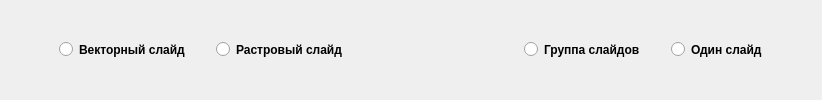
     <widget class="QFrame" name="frame">
      <property name="sizePolicy">
       <sizepolicy hsizetype="Expanding" vsizetype="Fixed">
        <horstretch>0</horstretch>
        <verstretch>0</verstretch>
       </sizepolicy>
      </property>
      <property name="baseSize">
       <size>
        <width>528</width>
        <height>0</height>
       </size>
      </property>
      <property name="layoutDirection">
       <enum>Qt::LeftToRight</enum>
      </property>
      <property name="styleSheet">
       <string notr="true">border:0px </string>
      </property>
      <property name="frameShape">
       <enum>QFrame::Box</enum>
      </property>
      <property name="frameShadow">
       <enum>QFrame::Sunken</enum>
      </property>
      <layout class="QHBoxLayout" name="horizontalLayout">
       <property name="spacing">
        <number>80</number>
       </property>
       <property name="sizeConstraint">
        <enum>QLayout::SetMaximumSize</enum>
       </property>
       <property name="leftMargin">
        <number>50</number>
       </property>
       <property name="topMargin">
        <number>6</number>
       </property>
       <property name="rightMargin">
        <number>50</number>
       </property>
       <property name="bottomMargin">
        <number>6</number>
       </property>
       <item>
        <widget class="QFrame" name="horizontalFrame">
         <layout class="QHBoxLayout" name="horizontalLayout_3">
          <property name="spacing">
           <number>30</number>
          </property>
          <item>
           <widget class="QRadioButton" name="vectorRadioButton">
            <property name="font">
             <font>
              <weight>75</weight>
              <bold>true</bold>
             </font>
            </property>
            <property name="text">
             <string>Векторный слайд</string>
            </property>
           </widget>
          </item>
          <item>
           <widget class="QRadioButton" name="rasterRadioButton">
            <property name="font">
             <font>
              <weight>75</weight>
              <bold>true</bold>
             </font>
            </property>
            <property name="text">
             <string>Растровый слайд</string>
            </property>
           </widget>
          </item>
         </layout>
        </widget>
       </item>
       <item>
        <widget class="Line" name="line">
         <property name="palette">
          <palette>
           <active>
            <colorrole role="WindowText">
             <brush brushstyle="SolidPattern">
              <color alpha="255">
               <red>255</red>
               <green>255</green>
               <blue>255</blue>
              </color>
             </brush>
            </colorrole>
            <colorrole role="Button">
             <brush brushstyle="SolidPattern">
              <color alpha="255">
               <red>0</red>
               <green>0</green>
               <blue>0</blue>
              </color>
             </brush>
            </colorrole>
            <colorrole role="Light">
             <brush brushstyle="SolidPattern">
              <color alpha="255">
               <red>0</red>
               <green>0</green>
               <blue>0</blue>
              </color>
             </brush>
            </colorrole>
            <colorrole role="Midlight">
             <brush brushstyle="SolidPattern">
              <color alpha="255">
               <red>0</red>
               <green>0</green>
               <blue>0</blue>
              </color>
             </brush>
            </colorrole>
            <colorrole role="Dark">
             <brush brushstyle="SolidPattern">
              <color alpha="255">
               <red>0</red>
               <green>0</green>
               <blue>0</blue>
              </color>
             </brush>
            </colorrole>
            <colorrole role="Mid">
             <brush brushstyle="SolidPattern">
              <color alpha="255">
               <red>0</red>
               <green>0</green>
               <blue>0</blue>
              </color>
             </brush>
            </colorrole>
            <colorrole role="Text">
             <brush brushstyle="SolidPattern">
              <color alpha="255">
               <red>255</red>
               <green>255</green>
               <blue>255</blue>
              </color>
             </brush>
            </colorrole>
            <colorrole role="BrightText">
             <brush brushstyle="SolidPattern">
              <color alpha="255">
               <red>255</red>
               <green>255</green>
               <blue>255</blue>
              </color>
             </brush>
            </colorrole>
            <colorrole role="ButtonText">
             <brush brushstyle="SolidPattern">
              <color alpha="255">
               <red>255</red>
               <green>255</green>
               <blue>255</blue>
              </color>
             </brush>
            </colorrole>
            <colorrole role="Base">
             <brush brushstyle="SolidPattern">
              <color alpha="255">
               <red>0</red>
               <green>0</green>
               <blue>0</blue>
              </color>
             </brush>
            </colorrole>
            <colorrole role="Window">
             <brush brushstyle="SolidPattern">
              <color alpha="255">
               <red>0</red>
               <green>0</green>
               <blue>0</blue>
              </color>
             </brush>
            </colorrole>
            <colorrole role="Shadow">
             <brush brushstyle="SolidPattern">
              <color alpha="255">
               <red>0</red>
               <green>0</green>
               <blue>0</blue>
              </color>
             </brush>
            </colorrole>
            <colorrole role="AlternateBase">
             <brush brushstyle="SolidPattern">
              <color alpha="255">
               <red>0</red>
               <green>0</green>
               <blue>0</blue>
              </color>
             </brush>
            </colorrole>
            <colorrole role="ToolTipBase">
             <brush brushstyle="SolidPattern">
              <color alpha="255">
               <red>255</red>
               <green>255</green>
               <blue>220</blue>
              </color>
             </brush>
            </colorrole>
            <colorrole role="ToolTipText">
             <brush brushstyle="SolidPattern">
              <color alpha="255">
               <red>0</red>
               <green>0</green>
               <blue>0</blue>
              </color>
             </brush>
            </colorrole>
           </active>
           <inactive>
            <colorrole role="WindowText">
             <brush brushstyle="SolidPattern">
              <color alpha="255">
               <red>255</red>
               <green>255</green>
               <blue>255</blue>
              </color>
             </brush>
            </colorrole>
            <colorrole role="Button">
             <brush brushstyle="SolidPattern">
              <color alpha="255">
               <red>0</red>
               <green>0</green>
               <blue>0</blue>
              </color>
             </brush>
            </colorrole>
            <colorrole role="Light">
             <brush brushstyle="SolidPattern">
              <color alpha="255">
               <red>0</red>
               <green>0</green>
               <blue>0</blue>
              </color>
             </brush>
            </colorrole>
            <colorrole role="Midlight">
             <brush brushstyle="SolidPattern">
              <color alpha="255">
               <red>0</red>
               <green>0</green>
               <blue>0</blue>
              </color>
             </brush>
            </colorrole>
            <colorrole role="Dark">
             <brush brushstyle="SolidPattern">
              <color alpha="255">
               <red>0</red>
               <green>0</green>
               <blue>0</blue>
              </color>
             </brush>
            </colorrole>
            <colorrole role="Mid">
             <brush brushstyle="SolidPattern">
              <color alpha="255">
               <red>0</red>
               <green>0</green>
               <blue>0</blue>
              </color>
             </brush>
            </colorrole>
            <colorrole role="Text">
             <brush brushstyle="SolidPattern">
              <color alpha="255">
               <red>255</red>
               <green>255</green>
               <blue>255</blue>
              </color>
             </brush>
            </colorrole>
            <colorrole role="BrightText">
             <brush brushstyle="SolidPattern">
              <color alpha="255">
               <red>255</red>
               <green>255</green>
               <blue>255</blue>
              </color>
             </brush>
            </colorrole>
            <colorrole role="ButtonText">
             <brush brushstyle="SolidPattern">
              <color alpha="255">
               <red>255</red>
               <green>255</green>
               <blue>255</blue>
              </color>
             </brush>
            </colorrole>
            <colorrole role="Base">
             <brush brushstyle="SolidPattern">
              <color alpha="255">
               <red>0</red>
               <green>0</green>
               <blue>0</blue>
              </color>
             </brush>
            </colorrole>
            <colorrole role="Window">
             <brush brushstyle="SolidPattern">
              <color alpha="255">
               <red>0</red>
               <green>0</green>
               <blue>0</blue>
              </color>
             </brush>
            </colorrole>
            <colorrole role="Shadow">
             <brush brushstyle="SolidPattern">
              <color alpha="255">
               <red>0</red>
               <green>0</green>
               <blue>0</blue>
              </color>
             </brush>
            </colorrole>
            <colorrole role="AlternateBase">
             <brush brushstyle="SolidPattern">
              <color alpha="255">
               <red>0</red>
               <green>0</green>
               <blue>0</blue>
              </color>
             </brush>
            </colorrole>
            <colorrole role="ToolTipBase">
             <brush brushstyle="SolidPattern">
              <color alpha="255">
               <red>255</red>
               <green>255</green>
               <blue>220</blue>
              </color>
             </brush>
            </colorrole>
            <colorrole role="ToolTipText">
             <brush brushstyle="SolidPattern">
              <color alpha="255">
               <red>0</red>
               <green>0</green>
               <blue>0</blue>
              </color>
             </brush>
            </colorrole>
           </inactive>
           <disabled>
            <colorrole role="WindowText">
             <brush brushstyle="SolidPattern">
              <color alpha="255">
               <red>0</red>
               <green>0</green>
               <blue>0</blue>
              </color>
             </brush>
            </colorrole>
            <colorrole role="Button">
             <brush brushstyle="SolidPattern">
              <color alpha="255">
               <red>0</red>
               <green>0</green>
               <blue>0</blue>
              </color>
             </brush>
            </colorrole>
            <colorrole role="Light">
             <brush brushstyle="SolidPattern">
              <color alpha="255">
               <red>0</red>
               <green>0</green>
               <blue>0</blue>
              </color>
             </brush>
            </colorrole>
            <colorrole role="Midlight">
             <brush brushstyle="SolidPattern">
              <color alpha="255">
               <red>0</red>
               <green>0</green>
               <blue>0</blue>
              </color>
             </brush>
            </colorrole>
            <colorrole role="Dark">
             <brush brushstyle="SolidPattern">
              <color alpha="255">
               <red>0</red>
               <green>0</green>
               <blue>0</blue>
              </color>
             </brush>
            </colorrole>
            <colorrole role="Mid">
             <brush brushstyle="SolidPattern">
              <color alpha="255">
               <red>0</red>
               <green>0</green>
               <blue>0</blue>
              </color>
             </brush>
            </colorrole>
            <colorrole role="Text">
             <brush brushstyle="SolidPattern">
              <color alpha="255">
               <red>0</red>
               <green>0</green>
               <blue>0</blue>
              </color>
             </brush>
            </colorrole>
            <colorrole role="BrightText">
             <brush brushstyle="SolidPattern">
              <color alpha="255">
               <red>255</red>
               <green>255</green>
               <blue>255</blue>
              </color>
             </brush>
            </colorrole>
            <colorrole role="ButtonText">
             <brush brushstyle="SolidPattern">
              <color alpha="255">
               <red>0</red>
               <green>0</green>
               <blue>0</blue>
              </color>
             </brush>
            </colorrole>
            <colorrole role="Base">
             <brush brushstyle="SolidPattern">
              <color alpha="255">
               <red>0</red>
               <green>0</green>
               <blue>0</blue>
              </color>
             </brush>
            </colorrole>
            <colorrole role="Window">
             <brush brushstyle="SolidPattern">
              <color alpha="255">
               <red>0</red>
               <green>0</green>
               <blue>0</blue>
              </color>
             </brush>
            </colorrole>
            <colorrole role="Shadow">
             <brush brushstyle="SolidPattern">
              <color alpha="255">
               <red>0</red>
               <green>0</green>
               <blue>0</blue>
              </color>
             </brush>
            </colorrole>
            <colorrole role="AlternateBase">
             <brush brushstyle="SolidPattern">
              <color alpha="255">
               <red>0</red>
               <green>0</green>
               <blue>0</blue>
              </color>
             </brush>
            </colorrole>
            <colorrole role="ToolTipBase">
             <brush brushstyle="SolidPattern">
              <color alpha="255">
               <red>255</red>
               <green>255</green>
               <blue>220</blue>
              </color>
             </brush>
            </colorrole>
            <colorrole role="ToolTipText">
             <brush brushstyle="SolidPattern">
              <color alpha="255">
               <red>0</red>
               <green>0</green>
               <blue>0</blue>
              </color>
             </brush>
            </colorrole>
           </disabled>
          </palette>
         </property>
         <property name="frameShadow">
          <enum>QFrame::Plain</enum>
         </property>
         <property name="midLineWidth">
          <number>1</number>
         </property>
         <property name="orientation">
          <enum>Qt::Vertical</enum>
         </property>
        </widget>
       </item>
       <item>
        <widget class="QFrame" name="horizontalFrame_2">
         <layout class="QHBoxLayout" name="horizontalLayout_4">
          <property name="spacing">
           <number>30</number>
          </property>
          <item>
           <widget class="QRadioButton" name="GroupSlideRadioButton">
            <property name="sizePolicy">
             <sizepolicy hsizetype="Fixed" vsizetype="Fixed">
              <horstretch>0</horstretch>
              <verstretch>0</verstretch>
             </sizepolicy>
            </property>
            <property name="font">
             <font>
              <weight>75</weight>
              <bold>true</bold>
             </font>
            </property>
            <property name="styleSheet">
             <string notr="true">border:none;</string>
            </property>
            <property name="text">
             <string>Группа слайдов</string>
            </property>
           </widget>
          </item>
          <item>
           <widget class="QRadioButton" name="OneSlideRadioButton">
            <property name="sizePolicy">
             <sizepolicy hsizetype="Fixed" vsizetype="Fixed">
              <horstretch>0</horstretch>
              <verstretch>0</verstretch>
             </sizepolicy>
            </property>
            <property name="font">
             <font>
              <weight>75</weight>
              <bold>true</bold>
             </font>
            </property>
            <property name="styleSheet">
             <string notr="true">border:none;</string>
            </property>
            <property name="text">
             <string>Один слайд</string>
            </property>
           </widget>
          </item>
         </layout>
        </widget>
       </item>
      </layout>
     </widget>
